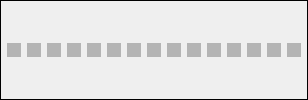
    <widget class="QFrame" name="energy_range_frame_2">
     <property name="minimumSize">
      <size>
       <width>0</width>
       <height>26</height>
      </size>
     </property>
     <property name="maximumSize">
      <size>
       <width>16777215</width>
       <height>16777215</height>
      </size>
     </property>
     <property name="layoutDirection">
      <enum>Qt::LeftToRight</enum>
     </property>
     <property name="frameShape">
      <enum>QFrame::Panel</enum>
     </property>
     <layout class="QHBoxLayout" name="horizontalLayout_3">
      <property name="spacing">
       <number>0</number>
      </property>
      <property name="leftMargin">
       <number>6</number>
      </property>
      <property name="topMargin">
       <number>0</number>
      </property>
      <property name="rightMargin">
       <number>0</number>
      </property>
      <property name="bottomMargin">
       <number>0</number>
      </property>
      <item>
       <widget class="QCheckBox" name="bit14_2">
        <property name="styleSheet">
         <string notr="true">QCheckBox::indicator:unchecked {background-color: rgb(180, 180, 180); }
QCheckBox::indicator::checked {background-color: green;}
QCheckBox::indicator:checked:disabled {background-color: rgb(120, 166, 142);}
QCheckBox::indicator:unchecked:disabled {background-color: rgb(224, 224, 224);}</string>
        </property>
        <property name="text">
         <string/>
        </property>
        <property name="checked">
         <bool>false</bool>
        </property>
       </widget>
      </item>
      <item>
       <widget class="QCheckBox" name="bit13_2">
        <property name="styleSheet">
         <string notr="true">QCheckBox::indicator:unchecked {background-color: rgb(180, 180, 180); }
QCheckBox::indicator::checked {background-color: green;}
QCheckBox::indicator:checked:disabled {background-color: rgb(120, 166, 142);}
QCheckBox::indicator:unchecked:disabled {background-color: rgb(224, 224, 224);}</string>
        </property>
        <property name="text">
         <string/>
        </property>
        <property name="checked">
         <bool>false</bool>
        </property>
       </widget>
      </item>
      <item>
       <widget class="QCheckBox" name="bit12_2">
        <property name="styleSheet">
         <string notr="true">QCheckBox::indicator:unchecked {background-color: rgb(180, 180, 180); }
QCheckBox::indicator::checked {background-color: green;}
QCheckBox::indicator:checked:disabled {background-color: rgb(120, 166, 142);}
QCheckBox::indicator:unchecked:disabled {background-color: rgb(224, 224, 224);}</string>
        </property>
        <property name="text">
         <string/>
        </property>
        <property name="checked">
         <bool>false</bool>
        </property>
       </widget>
      </item>
      <item>
       <widget class="QCheckBox" name="bit11_2">
        <property name="styleSheet">
         <string notr="true">QCheckBox::indicator:unchecked {background-color: rgb(180, 180, 180); }
QCheckBox::indicator::checked {background-color: green;}
QCheckBox::indicator:checked:disabled {background-color: rgb(120, 166, 142);}
QCheckBox::indicator:unchecked:disabled {background-color: rgb(224, 224, 224);}</string>
        </property>
        <property name="text">
         <string/>
        </property>
        <property name="checked">
         <bool>false</bool>
        </property>
       </widget>
      </item>
      <item>
       <widget class="QCheckBox" name="bit10_2">
        <property name="styleSheet">
         <string notr="true">QCheckBox::indicator:unchecked {background-color: rgb(180, 180, 180); }
QCheckBox::indicator::checked {background-color: green;}
QCheckBox::indicator:checked:disabled {background-color: rgb(120, 166, 142);}
QCheckBox::indicator:unchecked:disabled {background-color: rgb(224, 224, 224);}</string>
        </property>
        <property name="text">
         <string/>
        </property>
        <property name="checked">
         <bool>false</bool>
        </property>
       </widget>
      </item>
      <item>
       <widget class="QCheckBox" name="bit9_2">
        <property name="styleSheet">
         <string notr="true">QCheckBox::indicator:unchecked {background-color: rgb(180, 180, 180); }
QCheckBox::indicator::checked {background-color: green;}
QCheckBox::indicator:checked:disabled {background-color: rgb(120, 166, 142);}
QCheckBox::indicator:unchecked:disabled {background-color: rgb(224, 224, 224);}</string>
        </property>
        <property name="text">
         <string/>
        </property>
        <property name="checked">
         <bool>false</bool>
        </property>
       </widget>
      </item>
      <item>
       <widget class="QCheckBox" name="bit8_2">
        <property name="styleSheet">
         <string notr="true">QCheckBox::indicator:unchecked {background-color: rgb(180, 180, 180); }
QCheckBox::indicator::checked {background-color: green;}
QCheckBox::indicator:checked:disabled {background-color: rgb(120, 166, 142);}
QCheckBox::indicator:unchecked:disabled {background-color: rgb(224, 224, 224);}</string>
        </property>
        <property name="text">
         <string/>
        </property>
        <property name="checked">
         <bool>false</bool>
        </property>
       </widget>
      </item>
      <item>
       <widget class="QCheckBox" name="bit7_2">
        <property name="styleSheet">
         <string notr="true">QCheckBox::indicator:unchecked {background-color: rgb(180, 180, 180); }
QCheckBox::indicator::checked {background-color: green;}
QCheckBox::indicator:checked:disabled {background-color: rgb(120, 166, 142);}
QCheckBox::indicator:unchecked:disabled {background-color: rgb(224, 224, 224);}</string>
        </property>
        <property name="text">
         <string/>
        </property>
        <property name="checked">
         <bool>false</bool>
        </property>
       </widget>
      </item>
      <item>
       <widget class="QCheckBox" name="bit6_2">
        <property name="styleSheet">
         <string notr="true">QCheckBox::indicator:unchecked {background-color: rgb(180, 180, 180); }
QCheckBox::indicator::checked {background-color: green;}
QCheckBox::indicator:checked:disabled {background-color: rgb(120, 166, 142);}
QCheckBox::indicator:unchecked:disabled {background-color: rgb(224, 224, 224);}</string>
        </property>
        <property name="text">
         <string/>
        </property>
        <property name="checked">
         <bool>false</bool>
        </property>
       </widget>
      </item>
      <item>
       <widget class="QCheckBox" name="bit5_2">
        <property name="styleSheet">
         <string notr="true">QCheckBox::indicator:unchecked {background-color: rgb(180, 180, 180); }
QCheckBox::indicator::checked {background-color: green;}
QCheckBox::indicator:checked:disabled {background-color: rgb(120, 166, 142);}
QCheckBox::indicator:unchecked:disabled {background-color: rgb(224, 224, 224);}</string>
        </property>
        <property name="text">
         <string/>
        </property>
        <property name="checked">
         <bool>false</bool>
        </property>
       </widget>
      </item>
      <item>
       <widget class="QCheckBox" name="bit4_2">
        <property name="styleSheet">
         <string notr="true">QCheckBox::indicator:unchecked {background-color: rgb(180, 180, 180); }
QCheckBox::indicator::checked {background-color: green;}
QCheckBox::indicator:checked:disabled {background-color: rgb(120, 166, 142);}
QCheckBox::indicator:unchecked:disabled {background-color: rgb(224, 224, 224);}</string>
        </property>
        <property name="text">
         <string/>
        </property>
        <property name="checked">
         <bool>false</bool>
        </property>
       </widget>
      </item>
      <item>
       <widget class="QCheckBox" name="bit3_2">
        <property name="styleSheet">
         <string notr="true">QCheckBox::indicator:unchecked {background-color: rgb(180, 180, 180); }
QCheckBox::indicator::checked {background-color: green;}
QCheckBox::indicator:checked:disabled {background-color: rgb(120, 166, 142);}
QCheckBox::indicator:unchecked:disabled {background-color: rgb(224, 224, 224);}</string>
        </property>
        <property name="text">
         <string/>
        </property>
        <property name="checked">
         <bool>false</bool>
        </property>
       </widget>
      </item>
      <item>
       <widget class="QCheckBox" name="bit2_2">
        <property name="styleSheet">
         <string notr="true">QCheckBox::indicator:unchecked {background-color: rgb(180, 180, 180); }
QCheckBox::indicator::checked {background-color: green;}
QCheckBox::indicator:checked:disabled {background-color: rgb(120, 166, 142);}
QCheckBox::indicator:unchecked:disabled {background-color: rgb(224, 224, 224);}</string>
        </property>
        <property name="text">
         <string/>
        </property>
        <property name="checked">
         <bool>false</bool>
        </property>
       </widget>
      </item>
      <item>
       <widget class="QCheckBox" name="bit1_2">
        <property name="styleSheet">
         <string notr="true">QCheckBox::indicator:unchecked {background-color: rgb(180, 180, 180); }
QCheckBox::indicator::checked {background-color: green;}
QCheckBox::indicator:checked:disabled {background-color: rgb(120, 166, 142);}
QCheckBox::indicator:unchecked:disabled {background-color: rgb(224, 224, 224);}</string>
        </property>
        <property name="text">
         <string/>
        </property>
        <property name="checked">
         <bool>false</bool>
        </property>
       </widget>
      </item>
      <item>
       <widget class="QCheckBox" name="bit0_2">
        <property name="styleSheet">
         <string notr="true">QCheckBox::indicator:unchecked {background-color: rgb(180, 180, 180); }
QCheckBox::indicator::checked {background-color: green;}
QCheckBox::indicator:checked:disabled {background-color: rgb(120, 166, 142);}
QCheckBox::indicator:unchecked:disabled {background-color: rgb(224, 224, 224);}</string>
        </property>
        <property name="text">
         <string/>
        </property>
        <property name="checked">
         <bool>false</bool>
        </property>
       </widget>
      </item>
     </layout>
    </widget>
